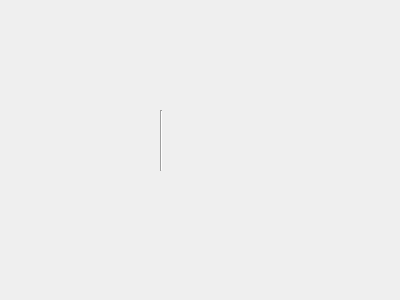
<?xml version="1.0" encoding="UTF-8"?>
<ui version="4.0">
 <class>Form</class>
 <widget class="QWidget" name="Form">
  <property name="geometry">
   <rect>
    <x>0</x>
    <y>0</y>
    <width>400</width>
    <height>300</height>
   </rect>
  </property>
  <property name="windowTitle">
   <string>Form</string>
  </property>
  <widget class="Line" name="line">
   <property name="geometry">
    <rect>
     <x>160</x>
     <y>110</y>
     <width>3</width>
     <height>61</height>
    </rect>
   </property>
   <property name="orientation">
    <enum>Qt::Vertical</enum>
   </property>
  </widget>
 </widget>
 <resources/>
 <connections/>
</ui>
